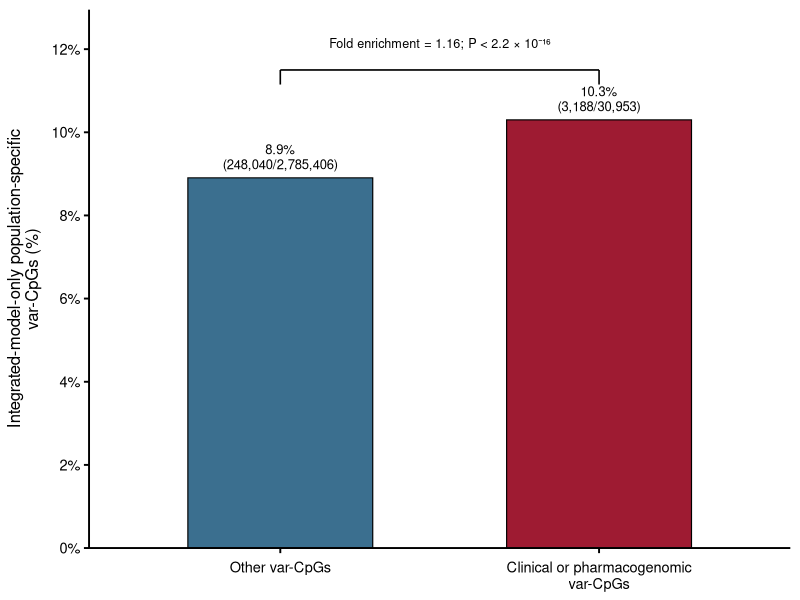

The R script that drew this image:
library(tidyverse)
library(scales)
library(grid)

theme_set(theme_classic(base_size = 12))

# ============================================================
# 1. Input data
# ============================================================

df2 <- tibble(
  group = c(
    "Clinical or pharmacogenomic\nvar-CpGs",
    "Other var-CpGs"
  ),
  count = c(
    3188,
    251228 - 3188
  ),
  total = c(
    30953,
    2816359 - 30953
  )
) %>%
  mutate(
    other = total - count,
    proportion = count / total,
    percent = proportion * 100,
    
    group = factor(
      group,
      levels = c(
        "Other var-CpGs",
        "Clinical or pharmacogenomic\nvar-CpGs"
      )
    ),
    
    value_label = paste0(
      sprintf("%.1f%%", percent),
      "\n(",
      comma(count),
      "/",
      comma(total),
      ")"
    )
  )

# ============================================================
# 2. Fisher exact test and fold enrichment
# ============================================================

clinical_count <- df2$count[
  df2$group == "Clinical or pharmacogenomic\nvar-CpGs"
]

clinical_total <- df2$total[
  df2$group == "Clinical or pharmacogenomic\nvar-CpGs"
]

other_count <- df2$count[
  df2$group == "Other var-CpGs"
]

other_total <- df2$total[
  df2$group == "Other var-CpGs"
]

fisher_matrix <- matrix(
  c(
    clinical_count,
    clinical_total - clinical_count,
    other_count,
    other_total - other_count
  ),
  nrow = 2,
  byrow = TRUE
)

ft <- fisher.test(
  fisher_matrix,
  alternative = "two.sided"
)

fold_enrichment <- (
  clinical_count / clinical_total
) / (
  other_count / other_total
)

# ============================================================
# 3. Format P value
# ============================================================

format_p <- function(p) {
  
  if (is.na(p)) {
    return("P = NA")
  }
  
  if (p < 2.2e-16) {
    return("P < 2.2 × 10⁻¹⁶")
  }
  
  if (p < 0.001) {
    exponent <- floor(log10(p))
    coefficient <- p / 10^exponent
    
    superscript <- c(
      "0" = "⁰",
      "1" = "¹",
      "2" = "²",
      "3" = "³",
      "4" = "⁴",
      "5" = "⁵",
      "6" = "⁶",
      "7" = "⁷",
      "8" = "⁸",
      "9" = "⁹",
      "-" = "⁻"
    )
    
    exponent_text <- paste0(
      superscript[
        strsplit(as.character(exponent), "")[[1]]
      ],
      collapse = ""
    )
    
    return(
      paste0(
        "P = ",
        sprintf("%.2f", coefficient),
        " × 10",
        exponent_text
      )
    )
  }
  
  paste0("P = ", sprintf("%.3f", p))
}

stat_label <- paste0(
  "Fold enrichment = ",
  sprintf("%.2f", fold_enrichment),
  "; ",
  format_p(ft$p.value)
)

# ============================================================
# 4. Colours
# ============================================================

group_colours <- c(
  "Clinical or pharmacogenomic\nvar-CpGs" = "#9E1B32",
  "Other var-CpGs" = "#3B6F8F"
)

# ============================================================
# 5. Vertical proportion plot
# ============================================================

y_max <- max(df2$percent)
bracket_y <- y_max + 1.2
tick_height <- 0.35
label_y <- bracket_y + 0.65

p2 <- ggplot(
  df2,
  aes(
    x = group,
    y = percent,
    fill = group
  )
) +
  
  geom_col(
    width = 0.58,
    colour = "black",
    linewidth = 0.4,
    show.legend = FALSE
  ) +
  
  geom_text(
    aes(label = value_label),
    vjust = -0.35,
    size = 3.3,
    colour = "black",
    lineheight = 0.95
  ) +
  
  # Statistical bracket
  annotate(
    "segment",
    x = 1,
    xend = 2,
    y = bracket_y,
    yend = bracket_y,
    linewidth = 0.55,
    colour = "black"
  ) +
  
  annotate(
    "segment",
    x = 1,
    xend = 1,
    y = bracket_y,
    yend = bracket_y - tick_height,
    linewidth = 0.55,
    colour = "black"
  ) +
  
  annotate(
    "segment",
    x = 2,
    xend = 2,
    y = bracket_y,
    yend = bracket_y - tick_height,
    linewidth = 0.55,
    colour = "black"
  ) +
  
  annotate(
    "text",
    x = 1.5,
    y = label_y,
    label = stat_label,
    size = 3.2,
    colour = "black"
  ) +
  
  scale_fill_manual(
    values = group_colours
  ) +
  
  scale_y_continuous(
    limits = c(0, label_y + 0.8),
    breaks = seq(0, 12, by = 2),
    labels = label_percent(
      scale = 1,
      accuracy = 1
    ),
    expand = expansion(mult = c(0, 0))
  ) +
  
  labs(
    x = NULL,
    y = paste0(
      "Integrated-model-only population-specific\n",
      "var-CpGs (%)"
    )
  ) +
  
  theme_classic(base_size = 12) +
  
  theme(
    axis.text.x = element_text(
      size = 10.5,
      colour = "black",
      lineheight = 0.95,
      margin = margin(t = 6)
    ),
    
    axis.text.y = element_text(
      size = 10.5,
      colour = "black"
    ),
    
    axis.title.y = element_text(
      size = 12,
      colour = "black",
      margin = margin(r = 7)
    ),
    
    axis.line = element_line(
      linewidth = 0.65,
      colour = "black"
    ),
    
    axis.ticks = element_line(
      linewidth = 0.65,
      colour = "black"
    ),
    
    axis.ticks.length = unit(
      0.13,
      "cm"
    ),
    
    panel.grid = element_blank(),
    legend.position = "none",
    
    plot.margin = margin(
      t = 7,
      r = 7,
      b = 5,
      l = 5
    )
  )


# ============================================================
# 6. Save
# ============================================================

ggsave(
  filename = "Clinical_enrichment_proportion.pdf",
  plot = p2,
  width = 3,
  height = 3.2
)
